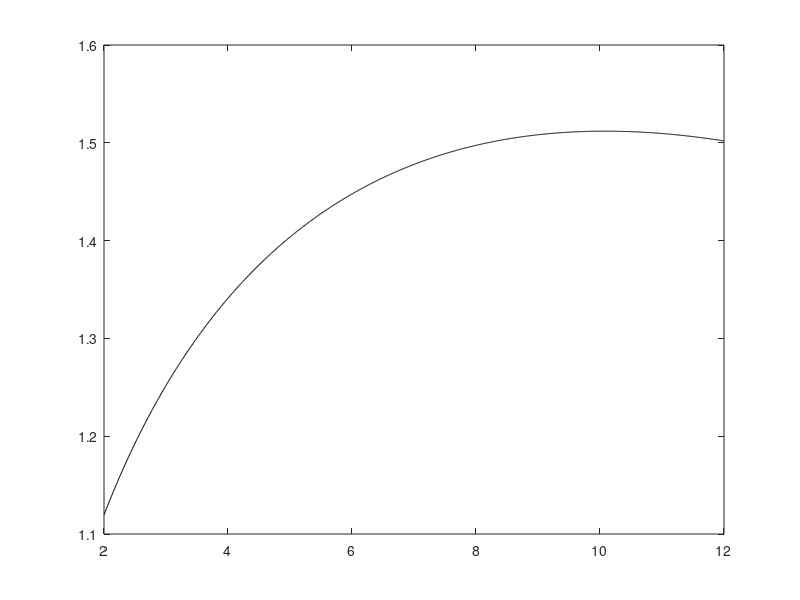

MATLAB code for this plot: (Note: this script raises an error after producing the figure.)
%------------------------------------
% ラムゼイモデル・相図
% （ramsey_model_pf.m）
%------------------------------------

N = 801;
T = 80;
dt = T/(N-1);
nt = (N-1)/T;
ct = zeros(N,1);
kt = zeros(N,1);

%cdot1 = (alpha*k^(alpha-1)-delta-rho)*c/theta;
%kdot1 = k^alpha-delta*k-c;

rho = 0.05;
theta = 2.0;
alpha = 0.4;
delta = 0.1;
kss = ((delta+rho)/alpha)^(1/(alpha-1));
css = kss^alpha-delta*kss;

k0a = kss*0.5;
k0b = kss*2.0;
ct(N)=css;
niter = 2000;

% SOR 法 (逐次過緩和法, successive overrelaxation method
% 緩和パラメータ

kt(1)=k0a;
kt(2:N) = k0a;
relax = 0.005;

ktold = kt;
kttemp = kt;

for t =  N-1:-1:1
  ct(t) = ct(t+1)-(alpha*kt(t)^(alpha-1)-delta-rho)*ct(t+1)/theta*dt;
end
for t = 1:N-1
  kttemp(t+1)=kttemp(t)+(kttemp(t)^alpha-delta*kttemp(t)-ct(t))*dt;
end
kt(1:N) = ktold(1:N)*(1-relax)+relax*kttemp(1:N);

for iter = 1:niter
  %iter
  try
    for t =  N-1:-1:1
      ct(t) = ct(t+1)-(alpha*kt(t)^(alpha-1)-delta-rho)*ct(t+1)/theta*dt;
    end
    for t = 1:N-1
      kttemp(t+1)=kttemp(t)+(kttemp(t)^alpha-delta*kttemp(t)-ct(t))*dt;
    end
    if sum(abs(imag(ct))+abs(imag(kttemp))) > 0
      throw(1)
    end
    if max(abs(kttemp-kt)) < 0.001
      'converged'
      break
    end
    %'ok'
    ktold = kt;
    kt(1:N) = ktold(1:N)*(1-relax)+relax*kttemp(1:N);
  catch
    'err'
    kt(1:N) = ktold(1:N)*0.5+0.5*kt(1:N);
    %continue
  end
end
iter

kta = kt;
cta = ct;

%--------------------

kt(1) = k0b;
kt(2:N) = kss;
relax = 0.0075;

ktold = kt;
kttemp = kt;

for t =  N-1:-1:1
  ct(t) = ct(t+1)-(alpha*kt(t)^(alpha-1)-delta-rho)*ct(t+1)/theta*dt;
end
for t = 1:N-1
  kttemp(t+1)=kttemp(t)+(kttemp(t)^alpha-delta*kttemp(t)-ct(t))*dt;
end
kt(1:N) = ktold(1:N)*(1-relax)+relax*kttemp(1:N);

for iter = 1:niter
  %iter
  try
    for t =  N-1:-1:1
      ct(t) = ct(t+1)-(alpha*kt(t)^(alpha-1)-delta-rho)*ct(t+1)/theta*dt;
    end
    for t = 1:N-1
      kttemp(t+1)=kttemp(t)+(kttemp(t)^alpha-delta*kttemp(t)-ct(t))*dt;
    end
    if sum(abs(imag(ct))+abs(imag(kttemp))) > 0
      throw(1)
    end
    if max(abs(kttemp-kt)) < 0.001
      'converged'
      break
    end
    %'ok'
    ktold = kt;
    kt(1:N) = ktold(1:N)*(1-relax)+relax*kttemp(1:N);
  catch
    'err'
    kt(1:N) = ktold(1:N)*0.5+0.5*kt(1:N);
    %continue
  end
end
iter

ktb = kt;
ctb = ct;

%------------------------

cdot = @(k, c, dt) (alpha*k^(alpha-1)-delta-rho)*c/theta*dt;
kdot = @(k, c, dt) (k^alpha-delta*k-c)*dt;

kset = 2:0.01:12.0;
plot(kset, kset.^alpha-delta*kset,'black')
hold on
xline(kss,'black')
for i = 1:T-1
  p = quiver(kta((i-1)*nt+1),cta((i-1)*nt+1),kdot(kta((i-1)*nt+1),cta((i-1)*nt+1),1.0),cdot(kta((i-1)*nt+1),cta((i-1)*nt+1),1.0));
  p.Color = 'blue'; p.MaxHeadSize = 0.75;
  p = quiver(ktb((i-1)*nt+1),ctb((i-1)*nt+1),kdot(ktb((i-1)*nt+1),ctb((i-1)*nt+1),1.0),cdot(ktb((i-1)*nt+1),ctb((i-1)*nt+1),1.0));
  p.Color = 'blue'; p.MaxHeadSize = 0.75;
end

kset2 = 2.0:1.0:11.5;
cset2 = 0.8:0.1:2.2;

for i = 1:size(kset2, 2)
  for j = 1:size(cset2, 2) 
    p = quiver(kset2(i),cset2(j),kdot(kset2(i),cset2(j),1.0),cdot(kset2(i),cset2(j),1.0));
    p.Color = 'red'; p.MaxHeadSize = 0.75;
  end
end
xlim([1.75, 11.25])
ylim([0.75, 2.25])
xlabel('k(t)'); ylabel('c(t)'); 
h = gca; h.XAxis.FontSize = 16; h.YAxis.FontSize = 16;

saveas(1, 'ramsey_phase.eps','epsc')
